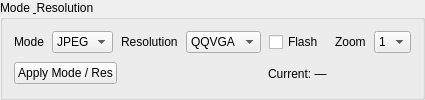
             <widget class="QGroupBox" name="camModeGroupBox">
              <property name="sizePolicy">
               <sizepolicy hsizetype="Expanding" vsizetype="Maximum">
                <horstretch>0</horstretch>
                <verstretch>0</verstretch>
               </sizepolicy>
              </property>
              <property name="maximumSize">
               <size>
                <width>16777215</width>
                <height>140</height>
               </size>
              </property>
              <property name="title">
               <string>Mode &amp; Resolution</string>
              </property>
              <layout class="QGridLayout" name="camModeGrid">
               <property name="spacing">
                <number>8</number>
               </property>
               <item row="3" column="0" colspan="5">
                <layout class="QHBoxLayout" name="camApplyLayout" stretch="0,0,0">
                 <item>
                  <widget class="QPushButton" name="btnApplyCamMode">
                   <property name="maximumWidth"><number>130</number></property>
                   <property name="maximumSize">
                    <size>
                     <width>160</width>
                     <height>16777215</height>
                    </size>
                   </property>
                   <property name="text">
                    <string>Apply Mode / Res</string>
                   </property>
                  </widget>
                 </item>
                 <item>
                  <spacer name="horizontalSpacer">
                   <property name="orientation">
                    <enum>Qt::Orientation::Horizontal</enum>
                   </property>
                   <property name="sizeHint" stdset="0">
                    <size>
                     <width>40</width>
                     <height>20</height>
                    </size>
                   </property>
                  </spacer>
                 </item>
                 <item>
                  <widget class="QLabel" name="camCurrentModeLabel">
                   <property name="text">
                    <string>Current: —</string>
                   </property>
                   <property name="role" stdset="0">
                    <string>hint</string>
                   </property>
                  </widget>
                 </item>
                </layout>
               </item>
               <item row="1" column="2">
                <widget class="QLabel" name="resLabel">
                 <property name="sizePolicy">
                  <sizepolicy hsizetype="Fixed" vsizetype="Preferred">
                   <horstretch>0</horstretch>
                   <verstretch>0</verstretch>
                  </sizepolicy>
                 </property>
                 <property name="text">
                  <string>Resolution</string>
                 </property>
                 <property name="role" stdset="0">
                  <string>key</string>
                 </property>
                </widget>
               </item>
               <item row="1" column="1">
                <widget class="QComboBox" name="camModeComboBox">
                 <property name="maximumSize">
                  <size>
                   <width>130</width>
                   <height>16777215</height>
                  </size>
                 </property>
                 <item>
                  <property name="text">
                   <string>JPEG</string>
                  </property>
                 </item>
                 <item>
                  <property name="text">
                   <string>RGB</string>
                  </property>
                 </item>
                </widget>
               </item>
               <item row="1" column="0">
                <widget class="QLabel" name="modeLabel">
                 <property name="sizePolicy">
                  <sizepolicy hsizetype="Fixed" vsizetype="Preferred">
                   <horstretch>0</horstretch>
                   <verstretch>0</verstretch>
                  </sizepolicy>
                 </property>
                 <property name="text">
                  <string>Mode</string>
                 </property>
                 <property name="role" stdset="0">
                  <string>key</string>
                 </property>
                </widget>
               </item>
               <item row="1" column="3">
                <widget class="QComboBox" name="camResComboBox">
                 <property name="maximumSize">
                  <size>
                   <width>130</width>
                   <height>16777215</height>
                  </size>
                 </property>
                 <item>
                  <property name="text">
                   <string>QQVGA</string>
                  </property>
                 </item>
                 <item>
                  <property name="text">
                   <string>QVGA</string>
                  </property>
                 </item>
                 <item>
                  <property name="text">
                   <string>WQVGA</string>
                  </property>
                 </item>
                 <item>
                  <property name="text">
                   <string>VGA</string>
                  </property>
                 </item>
                 <item>
                  <property name="text">
                   <string>SVGA</string>
                  </property>
                 </item>
                 <item>
                  <property name="text">
                   <string>XGA</string>
                  </property>
                 </item>
                 <item>
                  <property name="text">
                   <string>SXGA</string>
                  </property>
                 </item>
                </widget>
               </item>
               <item row="1" column="4">
                <widget class="QCheckBox" name="flashCheckBox">
                 <property name="sizePolicy">
                  <sizepolicy hsizetype="Fixed" vsizetype="Fixed">
                   <horstretch>0</horstretch>
                   <verstretch>0</verstretch>
                  </sizepolicy>
                 </property>
                 <property name="toolTip">
                  <string>Enable flash LED during SNAP (firmware FLASH command)</string>
                 </property>
                 <property name="text">
                  <string>Flash </string>
                 </property>
                </widget>
               </item>
               <item row="1" column="5">
                <widget class="QLabel" name="zoomLabel">
                 <property name="text">
                  <string>Zoom</string>
                 </property>
                 <property name="role" stdset="0">
                  <string>key</string>
                 </property>
                </widget>
               </item>
               <item row="1" column="6">
                <widget class="QComboBox" name="zoomComboBox">
                 <property name="maximumSize">
                  <size>
                   <width>80</width>
                   <height>16777215</height>
                  </size>
                 </property>
                 <property name="toolTip">
                  <string>Digital zoom factor (ZOOM command). 1 = off, 2 = 2×, 4 = 4×</string>
                 </property>
                 <item>
                  <property name="text">
                   <string>1</string>
                  </property>
                 </item>
                 <item>
                  <property name="text">
                   <string>2</string>
                  </property>
                 </item>
                 <item>
                  <property name="text">
                   <string>4</string>
                  </property>
                 </item>
                </widget>
               </item>
              </layout>
             </widget>
